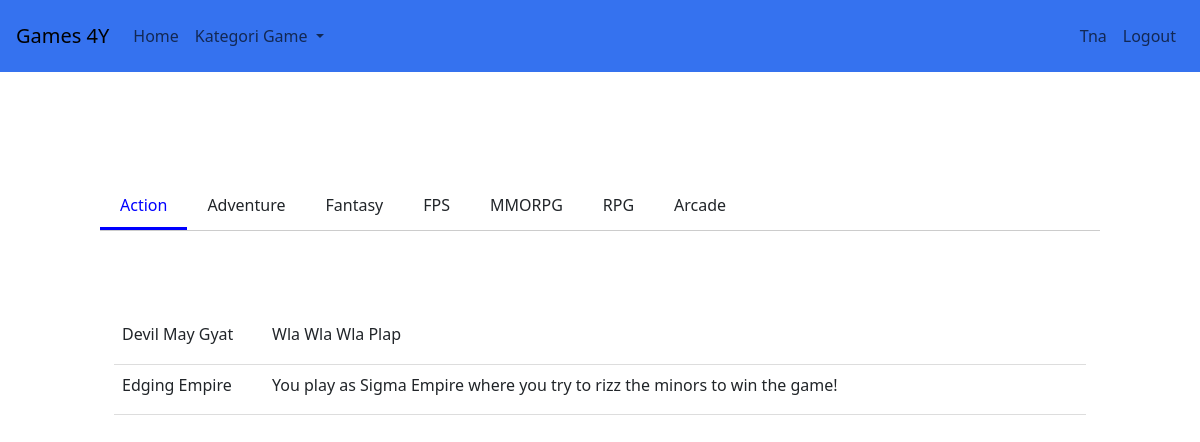
Screenshot of /ui/game.php (signed in) with the database file from the repository.
### tables this page shows
CREATE TABLE `akun` (
  `id` int(11) NOT NULL,
  `email` varchar(255) NOT NULL,
  `passwords` varchar(255) NOT NULL,
  `username` varchar(100) DEFAULT NULL,
  `akses` int(1) DEFAULT 2
);

CREATE TABLE `genre` (
  `genreID` int(11) NOT NULL,
  `nama` varchar(255) NOT NULL
);

CREATE TABLE `game` (
  `gameID` int(11) NOT NULL,
  `genreID` int(11) DEFAULT NULL,
  `platformID` int(11) DEFAULT NULL,
  `nama` varchar(255) NOT NULL,
  `deskripsi` varchar(1000) DEFAULT 'Wutdehel',
  `rating` int(1) DEFAULT 0,
  `komentar` varchar(5000) DEFAULT NULL
);

### db/auth.php (called while the page is built, shortened)
<?php
$userID = isset($_SESSION['userID']) ? $_SESSION['userID'] : null;
if ($userID) {
    $sql = "
        SELECT a.username, a.email
        FROM akun a
        WHERE a.id = ?";
    $stmt = $conn->prepare($sql);
    $stmt->bind_param('i', $userID);
    $stmt->execute();
    $result = $stmt->get_result();
    $user = $result->fetch_assoc();
    $nama = isset($user['username']) ? $user['username'] : '';
} else {
    $user = null;
    $nama = '';
    $email = '';
    $akses = 0;
}
$logon = $user ? 1 : 0;
?>

### ui/game.php (the view, shortened to what this page needs)
<?php
include '../db/koneksi.php';
$platform = isset($_GET['platform']) ? $_GET['platform'] : 'pc';
$selected_genre = isset($_GET['genre']) ? $_GET['genre'] : 'action';
$query_platform = $conn->prepare("SELECT id FROM platform WHERE nama = ?");
$query_platform->bind_param('s', $platform);
$query_platform->execute();
$result_platform = $query_platform->get_result();
if ($result_platform->num_rows > 0) {
    $platform_data = $result_platform->fetch_assoc();
    $platformID = $platform_data['id'];
} else {
    $platformID = 1;
}
$query_genre = "SELECT * FROM genre";
$result_genre = mysqli_query($conn, $query_genre);
$query_game = "SELECT game.gameID , game.nama as game_name, game.deskripsi, genre.nama as genre_name
               FROM game
               JOIN genre ON game.genreID = genre.genreID
               WHERE game.platformID = ? AND genre.nama = ?";
$stmt_game = $conn->prepare($query_game);
$stmt_game->bind_param('is', $platformID, $selected_genre);
$stmt_game->execute();
$result_game = $stmt_game->get_result();
?>
<!DOCTYPE html>
<html>
<head>
    <link rel="stylesheet" href="../css/game.css">
</head>
<body>
    <?php
    include 'navbar.php';
    ?>
    <div class="genre-container">
        <div class="genre-box">
            <?php while($row_genre = mysqli_fetch_assoc($result_genre)) { ?>
                <div class="genre-item <?php echo ($row_genre['nama'] == $selected_genre) ? 'active' : ''; ?>" data-genre="<?php echo $row_genre['nama']; ?>">
                    <?php echo $row_genre['nama']; ?>
                </div>
            <?php } ?>
        </div>
    </div>
    <div class="block top-1">
        <div class="block w-full">
            <div class="game-list">
                <div class="table">
                    <?php if ($result_game->num_rows > 0) { ?>
                        <?php while($row_game = mysqli_fetch_assoc($result_game)) { ?>
                            <div class="table-row" onclick="window.location.href='detail.php?gameID=<?php echo $row_game['gameID']; ?>'">
                                <div class="table-cell game-name table-click"><?php echo $row_game['game_name']; ?></div>
                                <div class="table-cell table-click"><?php echo $row_game['deskripsi']; ?></div>
                            </div>
                        <?php } ?>
                    <?php } else { ?>
                        <div class="table-row">
                            <div class="table-cell" colspan="2">Tidak ada game untuk genre ini.</div>
                        </div>
                    <?php } ?>
                </div>
            </div>
        </div>
    </div>
</body>
</html>

### ui/navbar.php (shortened to what this page needs)
<?php
include '../db/auth.php';
?>
<head>
  <link href="https://cdn.jsdelivr.net/npm/bootstrap@5.3.3/dist/css/bootstrap.min.css" rel="stylesheet">
</head>
<nav class="navbar navbar-expand-md p-3 bg fixed-top">
  <a class="navbar-brand" href="index.php">Games 4Y</a>
  <div class="collapse navbar-collapse" id="navbarsExampleDefault">
    <ul class="navbar-nav mr-auto">
      <li class="nav-item active">
        <a class="nav-link" href="index.php">Home <span class="sr-only"></span></a>
      </li>
      <li class="nav-item dropdown">
        <a class="nav-link dropdown-toggle" href="#" id="kategoriGameDropdown" role="button" data-bs-toggle="dropdown" aria-expanded="false">
          Kategori Game
        </a>
    </div>
      <ul class="navbar-nav ms-auto">
          <?php if($logon === 1): ?>
          <li class="nav-item">
              <a class="nav-link" href="register.html"><?php echo $nama;?></a>
          </li>
          <li class="nav-item">
              <a class="nav-link" href="logout.php">Logout</a>
          </li>
          <?php endif; ?>
        </ul>
</nav>

### css/game.css (style rules this page uses)
html, body { overflow-x: hidden; }
body { min-height: 100vh; display: grid; }
.bg { background-color: #3572EF; }
.genre-container { place-self: center; width: 90%; max-width: 1000px; overflow-x: auto; white-space: nowrap; border-bottom: 1px solid #ccc; margin-bottom: 20px; }
.genre-box { display: flex; }
.genre-item { flex: 0 0 auto; padding: 10px 20px; cursor: pointer; transition: background-color 0.3s, color 0.3s; display: inline-block; }
.genre-item.active { color: blue; border-bottom: 3px solid blue; }
.block { display: block; width: 90%; margin: auto; padding: 0; }
.table { display: table; border-collapse: collapse; }
.w-full { width: 90%; }
.top-1 { margin-top: -10%; }
.table-row { display: table-row; border-bottom: 1px solid #ddd; }
.table-cell { display: table-cell; padding: 8px; vertical-align: top; }
.table-click { cursor: pointer; }
.game-name { width: 150px; height: 50px; }

### rows the page displays
akun: username "Tna"
genre: nama "Action"
genre: nama "Adventure"
genre: nama "Fantasy"
genre: nama "FPS"
genre: nama "MMORPG"
genre: nama "RPG"
genre: nama "Arcade"
game: nama "Devil May Gyat", deskripsi "Wla Wla Wla Plap"
game: nama "Edging Empire", deskripsi "You play as Sigma Empire where you try to rizz the minors to win the game!"
